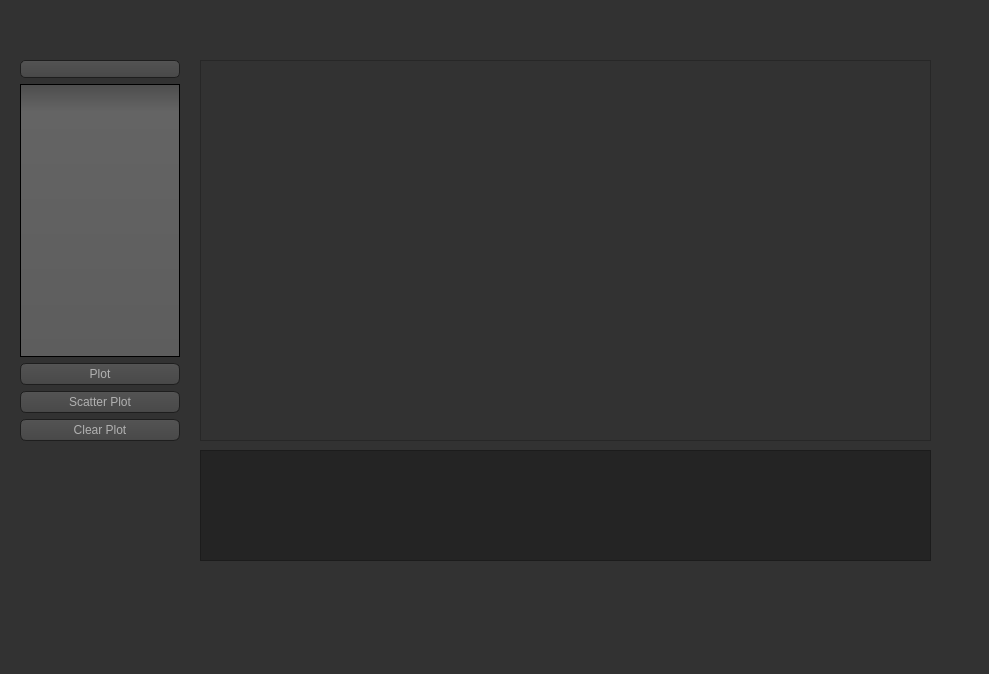
<?xml version="1.0" encoding="UTF-8"?>
<ui version="4.0">
 <class>MainWindow</class>
 <widget class="QMainWindow" name="MainWindow">
  <property name="geometry">
   <rect>
    <x>0</x>
    <y>0</y>
    <width>989</width>
    <height>674</height>
   </rect>
  </property>
  <property name="windowTitle">
   <string>Verkefni 3</string>
  </property>
  <property name="styleSheet">
   <string notr="true">QToolTip
{
     border: 1px solid black;
     background-color: #ffa02f;
     padding: 1px;
     border-radius: 3px;
     opacity: 100;
}

QWidget
{
    color: #b1b1b1;
    background-color: #323232;
}

QWidget:item:hover
{
    background-color: QLinearGradient( x1: 0, y1: 0, x2: 0, y2: 1, stop: 0 #ffa02f, stop: 1 #ca0619);
    color: #000000;
}

QWidget:item:selected
{
    background-color: QLinearGradient( x1: 0, y1: 0, x2: 0, y2: 1, stop: 0 #ffa02f, stop: 1 #d7801a);
}

QMenuBar::item
{
    background: transparent;
}

QMenuBar::item:selected
{
    background: transparent;
    border: 1px solid #ffaa00;
}

QMenuBar::item:pressed
{
    background: #444;
    border: 1px solid #000;
    background-color: QLinearGradient(
        x1:0, y1:0,
        x2:0, y2:1,
        stop:1 #212121,
        stop:0.4 #343434/*,
        stop:0.2 #343434,
        stop:0.1 #ffaa00*/
    );
    margin-bottom:-1px;
    padding-bottom:1px;
}

QMenu
{
    border: 1px solid #000;
}

QMenu::item
{
    padding: 2px 20px 2px 20px;
}

QMenu::item:selected
{
    color: #000000;
}

QWidget:disabled
{
    color: #404040;
    background-color: #323232;
}

QAbstractItemView
{
    background-color: QLinearGradient( x1: 0, y1: 0, x2: 0, y2: 1, stop: 0 #4d4d4d, stop: 0.1 #646464, stop: 1 #5d5d5d);
}

QWidget:focus
{
    /*border: 2px solid QLinearGradient( x1: 0, y1: 0, x2: 0, y2: 1, stop: 0 #ffa02f, stop: 1 #d7801a);*/
}

QLineEdit
{
    background-color: QLinearGradient( x1: 0, y1: 0, x2: 0, y2: 1, stop: 0 #4d4d4d, stop: 0 #646464, stop: 1 #5d5d5d);
    padding: 1px;
    border-style: solid;
    border: 1px solid #1e1e1e;
    border-radius: 5;
}

QPushButton
{
    color: #b1b1b1;
    background-color: QLinearGradient( x1: 0, y1: 0, x2: 0, y2: 1, stop: 0 #565656, stop: 0.1 #525252, stop: 0.5 #4e4e4e, stop: 0.9 #4a4a4a, stop: 1 #464646);
    border-width: 1px;
    border-color: #1e1e1e;
    border-style: solid;
    border-radius: 6;
    padding: 3px;
    font-size: 12px;
    padding-left: 5px;
    padding-right: 5px;
}

QPushButton:pressed
{
    background-color: QLinearGradient( x1: 0, y1: 0, x2: 0, y2: 1, stop: 0 #2d2d2d, stop: 0.1 #2b2b2b, stop: 0.5 #292929, stop: 0.9 #282828, stop: 1 #252525);
}

QComboBox
{
    selection-background-color: #ffaa00;
    background-color: QLinearGradient( x1: 0, y1: 0, x2: 0, y2: 1, stop: 0 #565656, stop: 0.1 #525252, stop: 0.5 #4e4e4e, stop: 0.9 #4a4a4a, stop: 1 #464646);
    border-style: solid;
    border: 1px solid #1e1e1e;
    border-radius: 5;
}

QComboBox:hover,QPushButton:hover
{
    border: 2px solid QLinearGradient( x1: 0, y1: 0, x2: 0, y2: 1, stop: 0 #ffa02f, stop: 1 #d7801a);
}


QComboBox:on
{
    padding-top: 3px;
    padding-left: 4px;
    background-color: QLinearGradient( x1: 0, y1: 0, x2: 0, y2: 1, stop: 0 #2d2d2d, stop: 0.1 #2b2b2b, stop: 0.5 #292929, stop: 0.9 #282828, stop: 1 #252525);
    selection-background-color: #ffaa00;
}

QComboBox QAbstractItemView
{
    border: 2px solid darkgray;
    selection-background-color: QLinearGradient( x1: 0, y1: 0, x2: 0, y2: 1, stop: 0 #ffa02f, stop: 1 #d7801a);
}

QComboBox::drop-down
{
     subcontrol-origin: padding;
     subcontrol-position: top right;
     width: 15px;

     border-left-width: 0px;
     border-left-color: darkgray;
     border-left-style: solid; /* just a single line */
     border-top-right-radius: 3px; /* same radius as the QComboBox */
     border-bottom-right-radius: 3px;
 }

QComboBox::down-arrow
{
     image: url(:/down_arrow.png);
}

QGroupBox:focus
{
border: 2px solid QLinearGradient( x1: 0, y1: 0, x2: 0, y2: 1, stop: 0 #ffa02f, stop: 1 #d7801a);
}

QTextEdit:focus
{
    border: 2px solid QLinearGradient( x1: 0, y1: 0, x2: 0, y2: 1, stop: 0 #ffa02f, stop: 1 #d7801a);
}

QScrollBar:horizontal {
     border: 1px solid #222222;
     background: QLinearGradient( x1: 0, y1: 0, x2: 0, y2: 1, stop: 0.0 #121212, stop: 0.2 #282828, stop: 1 #484848);
     height: 7px;
     margin: 0px 16px 0 16px;
}

QScrollBar::handle:horizontal
{
      background: QLinearGradient( x1: 0, y1: 0, x2: 1, y2: 0, stop: 0 #ffa02f, stop: 0.5 #d7801a, stop: 1 #ffa02f);
      min-height: 20px;
      border-radius: 2px;
}

QScrollBar::add-line:horizontal {
      border: 1px solid #1b1b19;
      border-radius: 2px;
      background: QLinearGradient( x1: 0, y1: 0, x2: 1, y2: 0, stop: 0 #ffa02f, stop: 1 #d7801a);
      width: 14px;
      subcontrol-position: right;
      subcontrol-origin: margin;
}

QScrollBar::sub-line:horizontal {
      border: 1px solid #1b1b19;
      border-radius: 2px;
      background: QLinearGradient( x1: 0, y1: 0, x2: 1, y2: 0, stop: 0 #ffa02f, stop: 1 #d7801a);
      width: 14px;
     subcontrol-position: left;
     subcontrol-origin: margin;
}

QScrollBar::right-arrow:horizontal, QScrollBar::left-arrow:horizontal
{
      border: 1px solid black;
      width: 1px;
      height: 1px;
      background: white;
}

QScrollBar::add-page:horizontal, QScrollBar::sub-page:horizontal
{
      background: none;
}

QScrollBar:vertical
{
      background: QLinearGradient( x1: 0, y1: 0, x2: 1, y2: 0, stop: 0.0 #121212, stop: 0.2 #282828, stop: 1 #484848);
      width: 7px;
      margin: 16px 0 16px 0;
      border: 1px solid #222222;
}

QScrollBar::handle:vertical
{
      background: QLinearGradient( x1: 0, y1: 0, x2: 0, y2: 1, stop: 0 #ffa02f, stop: 0.5 #d7801a, stop: 1 #ffa02f);
      min-height: 20px;
      border-radius: 2px;
}

QScrollBar::add-line:vertical
{
      border: 1px solid #1b1b19;
      border-radius: 2px;
      background: QLinearGradient( x1: 0, y1: 0, x2: 0, y2: 1, stop: 0 #ffa02f, stop: 1 #d7801a);
      height: 14px;
      subcontrol-position: bottom;
      subcontrol-origin: margin;
}

QScrollBar::sub-line:vertical
{
      border: 1px solid #1b1b19;
      border-radius: 2px;
      background: QLinearGradient( x1: 0, y1: 0, x2: 0, y2: 1, stop: 0 #d7801a, stop: 1 #ffa02f);
      height: 14px;
      subcontrol-position: top;
      subcontrol-origin: margin;
}

QScrollBar::up-arrow:vertical, QScrollBar::down-arrow:vertical
{
      border: 1px solid black;
      width: 1px;
      height: 1px;
      background: white;
}


QScrollBar::add-page:vertical, QScrollBar::sub-page:vertical
{
      background: none;
}

QTextEdit
{
    background-color: #242424;
}

QPlainTextEdit
{
    background-color: #242424;
}

QHeaderView::section
{
    background-color: QLinearGradient(x1:0, y1:0, x2:0, y2:1, stop:0 #616161, stop: 0.5 #505050, stop: 0.6 #434343, stop:1 #656565);
    color: white;
    padding-left: 4px;
    border: 1px solid #6c6c6c;
}

QCheckBox:disabled
{
color: #414141;
}

QDockWidget::title
{
    text-align: center;
    spacing: 3px; /* spacing between items in the tool bar */
    background-color: QLinearGradient(x1:0, y1:0, x2:0, y2:1, stop:0 #323232, stop: 0.5 #242424, stop:1 #323232);
}

QDockWidget::close-button, QDockWidget::float-button
{
    text-align: center;
    spacing: 1px; /* spacing between items in the tool bar */
    background-color: QLinearGradient(x1:0, y1:0, x2:0, y2:1, stop:0 #323232, stop: 0.5 #242424, stop:1 #323232);
}

QDockWidget::close-button:hover, QDockWidget::float-button:hover
{
    background: #242424;
}

QDockWidget::close-button:pressed, QDockWidget::float-button:pressed
{
    padding: 1px -1px -1px 1px;
}

QMainWindow::separator
{
    background-color: QLinearGradient(x1:0, y1:0, x2:0, y2:1, stop:0 #161616, stop: 0.5 #151515, stop: 0.6 #212121, stop:1 #343434);
    color: white;
    padding-left: 4px;
    border: 1px solid #4c4c4c;
    spacing: 3px; /* spacing between items in the tool bar */
}

QMainWindow::separator:hover
{

    background-color: QLinearGradient(x1:0, y1:0, x2:0, y2:1, stop:0 #d7801a, stop:0.5 #b56c17 stop:1 #ffa02f);
    color: white;
    padding-left: 4px;
    border: 1px solid #6c6c6c;
    spacing: 3px; /* spacing between items in the tool bar */
}

QToolBar::handle
{
     spacing: 3px; /* spacing between items in the tool bar */
     background: url(:/images/handle.png);
}

QMenu::separator
{
    height: 2px;
    background-color: QLinearGradient(x1:0, y1:0, x2:0, y2:1, stop:0 #161616, stop: 0.5 #151515, stop: 0.6 #212121, stop:1 #343434);
    color: white;
    padding-left: 4px;
    margin-left: 10px;
    margin-right: 5px;
}

QProgressBar
{
    border: 2px solid grey;
    border-radius: 5px;
    text-align: center;
}

QProgressBar::chunk
{
    background-color: #d7801a;
    width: 2.15px;
    margin: 0.5px;
}

QTabBar::tab {
    color: #b1b1b1;
    border: 1px solid #444;
    border-bottom-style: none;
    background-color: #323232;
    padding-left: 10px;
    padding-right: 10px;
    padding-top: 3px;
    padding-bottom: 2px;
    margin-right: -1px;
}

QTabWidget::pane {
    border: 1px solid #444;
    top: 1px;
}

QTabBar::tab:last
{
    margin-right: 0; /* the last selected tab has nothing to overlap with on the right */
    border-top-right-radius: 3px;
}

QTabBar::tab:first:!selected
{
 margin-left: 0px; /* the last selected tab has nothing to overlap with on the right */


    border-top-left-radius: 3px;
}

QTabBar::tab:!selected
{
    color: #b1b1b1;
    border-bottom-style: solid;
    margin-top: 3px;
    background-color: QLinearGradient(x1:0, y1:0, x2:0, y2:1, stop:1 #212121, stop:.4 #343434);
}

QTabBar::tab:selected
{
    border-top-left-radius: 3px;
    border-top-right-radius: 3px;
    margin-bottom: 0px;
}

QTabBar::tab:!selected:hover
{
    /*border-top: 2px solid #ffaa00;
    padding-bottom: 3px;*/
    border-top-left-radius: 3px;
    border-top-right-radius: 3px;
    background-color: QLinearGradient(x1:0, y1:0, x2:0, y2:1, stop:1 #212121, stop:0.4 #343434, stop:0.2 #343434, stop:0.1 #ffaa00);
}

QRadioButton::indicator:checked, QRadioButton::indicator:unchecked{
    color: #b1b1b1;
    background-color: #323232;
    border: 1px solid #b1b1b1;
    border-radius: 6px;
}

QRadioButton::indicator:checked
{
    background-color: qradialgradient(
        cx: 0.5, cy: 0.5,
        fx: 0.5, fy: 0.5,
        radius: 1.0,
        stop: 0.25 #ffaa00,
        stop: 0.3 #323232
    );
}

QCheckBox::indicator{
    color: #b1b1b1;
    background-color: #323232;
    border: 1px solid #b1b1b1;
    width: 9px;
    height: 9px;
}

QRadioButton::indicator
{
    border-radius: 6px;
}

QRadioButton::indicator:hover, QCheckBox::indicator:hover
{
    border: 1px solid #ffaa00;
}

QCheckBox::indicator:checked
{
    image:url(:/images/checkbox.png);
}

QCheckBox::indicator:disabled, QRadioButton::indicator:disabled
{
    border: 1px solid #444;
}</string>
  </property>
  <widget class="QWidget" name="centralwidget">
   <widget class="PlotWidget" name="graphicsView">
    <property name="geometry">
     <rect>
      <x>200</x>
      <y>60</y>
      <width>731</width>
      <height>381</height>
     </rect>
    </property>
   </widget>
   <widget class="QWidget" name="verticalLayoutWidget">
    <property name="geometry">
     <rect>
      <x>20</x>
      <y>60</y>
      <width>160</width>
      <height>381</height>
     </rect>
    </property>
    <layout class="QVBoxLayout" name="verticalLayout">
     <item>
      <widget class="QComboBox" name="CountryBox"/>
     </item>
     <item>
      <widget class="QListView" name="listView">
       <property name="autoFillBackground">
        <bool>false</bool>
       </property>
      </widget>
     </item>
     <item>
      <widget class="QPushButton" name="Plot">
       <property name="text">
        <string>Plot</string>
       </property>
      </widget>
     </item>
     <item>
      <widget class="QPushButton" name="ScatterPlot">
       <property name="text">
        <string>Scatter Plot</string>
       </property>
      </widget>
     </item>
     <item>
      <widget class="QPushButton" name="ClearPlot">
       <property name="text">
        <string>Clear Plot</string>
       </property>
      </widget>
     </item>
    </layout>
   </widget>
   <widget class="QTextBrowser" name="textBrowser">
    <property name="geometry">
     <rect>
      <x>200</x>
      <y>450</y>
      <width>731</width>
      <height>111</height>
     </rect>
    </property>
    <property name="palette">
     <palette>
      <active>
       <colorrole role="WindowText">
        <brush brushstyle="SolidPattern">
         <color alpha="255">
          <red>177</red>
          <green>177</green>
          <blue>177</blue>
         </color>
        </brush>
       </colorrole>
       <colorrole role="Button">
        <brush brushstyle="SolidPattern">
         <color alpha="255">
          <red>36</red>
          <green>36</green>
          <blue>36</blue>
         </color>
        </brush>
       </colorrole>
       <colorrole role="Text">
        <brush brushstyle="SolidPattern">
         <color alpha="255">
          <red>177</red>
          <green>177</green>
          <blue>177</blue>
         </color>
        </brush>
       </colorrole>
       <colorrole role="ButtonText">
        <brush brushstyle="SolidPattern">
         <color alpha="255">
          <red>177</red>
          <green>177</green>
          <blue>177</blue>
         </color>
        </brush>
       </colorrole>
       <colorrole role="Base">
        <brush brushstyle="SolidPattern">
         <color alpha="255">
          <red>36</red>
          <green>36</green>
          <blue>36</blue>
         </color>
        </brush>
       </colorrole>
       <colorrole role="Window">
        <brush brushstyle="SolidPattern">
         <color alpha="255">
          <red>36</red>
          <green>36</green>
          <blue>36</blue>
         </color>
        </brush>
       </colorrole>
       <colorrole role="Highlight">
        <brush brushstyle="SolidPattern">
         <color alpha="255">
          <red>127</red>
          <green>179</green>
          <blue>230</blue>
         </color>
        </brush>
       </colorrole>
       <colorrole role="HighlightedText">
        <brush brushstyle="SolidPattern">
         <color alpha="255">
          <red>0</red>
          <green>0</green>
          <blue>0</blue>
         </color>
        </brush>
       </colorrole>
       <colorrole role="AlternateBase">
        <brush brushstyle="SolidPattern">
         <color alpha="255">
          <red>165</red>
          <green>165</green>
          <blue>165</blue>
         </color>
        </brush>
       </colorrole>
      </active>
      <inactive>
       <colorrole role="WindowText">
        <brush brushstyle="SolidPattern">
         <color alpha="255">
          <red>177</red>
          <green>177</green>
          <blue>177</blue>
         </color>
        </brush>
       </colorrole>
       <colorrole role="Button">
        <brush brushstyle="SolidPattern">
         <color alpha="255">
          <red>36</red>
          <green>36</green>
          <blue>36</blue>
         </color>
        </brush>
       </colorrole>
       <colorrole role="Text">
        <brush brushstyle="SolidPattern">
         <color alpha="255">
          <red>177</red>
          <green>177</green>
          <blue>177</blue>
         </color>
        </brush>
       </colorrole>
       <colorrole role="ButtonText">
        <brush brushstyle="SolidPattern">
         <color alpha="255">
          <red>177</red>
          <green>177</green>
          <blue>177</blue>
         </color>
        </brush>
       </colorrole>
       <colorrole role="Base">
        <brush brushstyle="SolidPattern">
         <color alpha="255">
          <red>36</red>
          <green>36</green>
          <blue>36</blue>
         </color>
        </brush>
       </colorrole>
       <colorrole role="Window">
        <brush brushstyle="SolidPattern">
         <color alpha="255">
          <red>36</red>
          <green>36</green>
          <blue>36</blue>
         </color>
        </brush>
       </colorrole>
       <colorrole role="Highlight">
        <brush brushstyle="SolidPattern">
         <color alpha="255">
          <red>127</red>
          <green>179</green>
          <blue>230</blue>
         </color>
        </brush>
       </colorrole>
       <colorrole role="HighlightedText">
        <brush brushstyle="SolidPattern">
         <color alpha="255">
          <red>0</red>
          <green>0</green>
          <blue>0</blue>
         </color>
        </brush>
       </colorrole>
       <colorrole role="AlternateBase">
        <brush brushstyle="SolidPattern">
         <color alpha="255">
          <red>165</red>
          <green>165</green>
          <blue>165</blue>
         </color>
        </brush>
       </colorrole>
      </inactive>
      <disabled>
       <colorrole role="WindowText">
        <brush brushstyle="SolidPattern">
         <color alpha="255">
          <red>64</red>
          <green>64</green>
          <blue>64</blue>
         </color>
        </brush>
       </colorrole>
       <colorrole role="Button">
        <brush brushstyle="SolidPattern">
         <color alpha="255">
          <red>50</red>
          <green>50</green>
          <blue>50</blue>
         </color>
        </brush>
       </colorrole>
       <colorrole role="Text">
        <brush brushstyle="SolidPattern">
         <color alpha="255">
          <red>64</red>
          <green>64</green>
          <blue>64</blue>
         </color>
        </brush>
       </colorrole>
       <colorrole role="ButtonText">
        <brush brushstyle="SolidPattern">
         <color alpha="255">
          <red>64</red>
          <green>64</green>
          <blue>64</blue>
         </color>
        </brush>
       </colorrole>
       <colorrole role="Base">
        <brush brushstyle="SolidPattern">
         <color alpha="255">
          <red>50</red>
          <green>50</green>
          <blue>50</blue>
         </color>
        </brush>
       </colorrole>
       <colorrole role="Window">
        <brush brushstyle="SolidPattern">
         <color alpha="255">
          <red>50</red>
          <green>50</green>
          <blue>50</blue>
         </color>
        </brush>
       </colorrole>
       <colorrole role="Highlight">
        <brush brushstyle="SolidPattern">
         <color alpha="255">
          <red>127</red>
          <green>179</green>
          <blue>230</blue>
         </color>
        </brush>
       </colorrole>
       <colorrole role="HighlightedText">
        <brush brushstyle="SolidPattern">
         <color alpha="255">
          <red>0</red>
          <green>0</green>
          <blue>0</blue>
         </color>
        </brush>
       </colorrole>
       <colorrole role="AlternateBase">
        <brush brushstyle="SolidPattern">
         <color alpha="255">
          <red>165</red>
          <green>165</green>
          <blue>165</blue>
         </color>
        </brush>
       </colorrole>
      </disabled>
     </palette>
    </property>
   </widget>
  </widget>
  <widget class="QMenuBar" name="menubar">
   <property name="geometry">
    <rect>
     <x>0</x>
     <y>0</y>
     <width>989</width>
     <height>21</height>
    </rect>
   </property>
  </widget>
  <widget class="QStatusBar" name="statusbar"/>
 </widget>
 <customwidgets>
  <customwidget>
   <class>PlotWidget</class>
   <extends>QGraphicsView</extends>
   <header>pyqtgraph.h</header>
  </customwidget>
 </customwidgets>
 <resources>
  <include location="../filletmignon.qrc"/>
 </resources>
 <connections/>
</ui>
